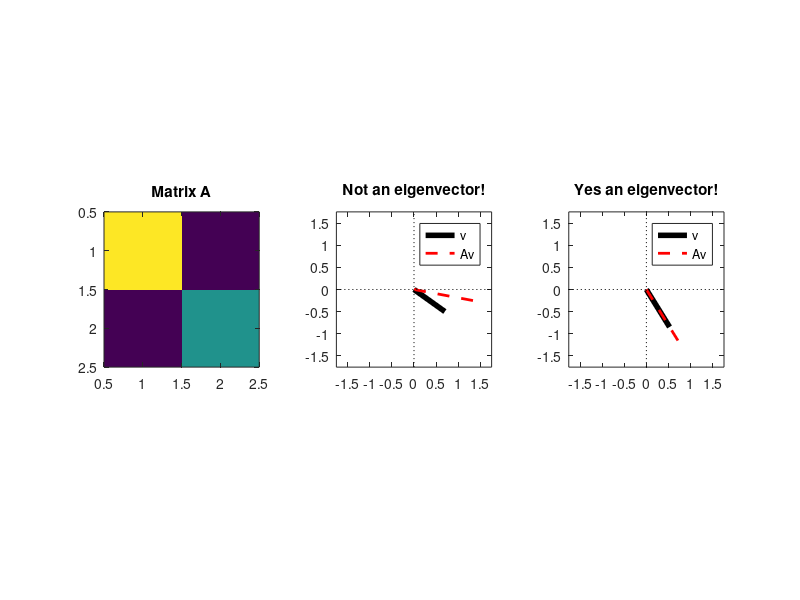
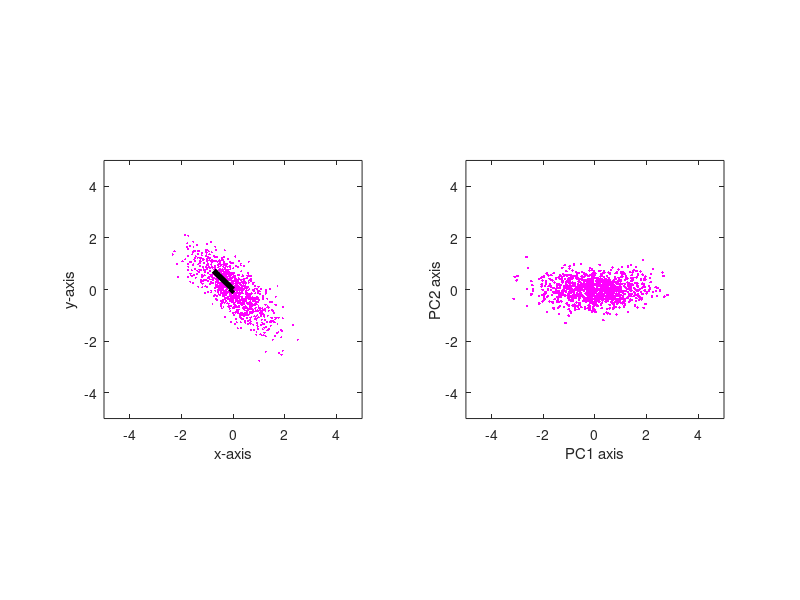
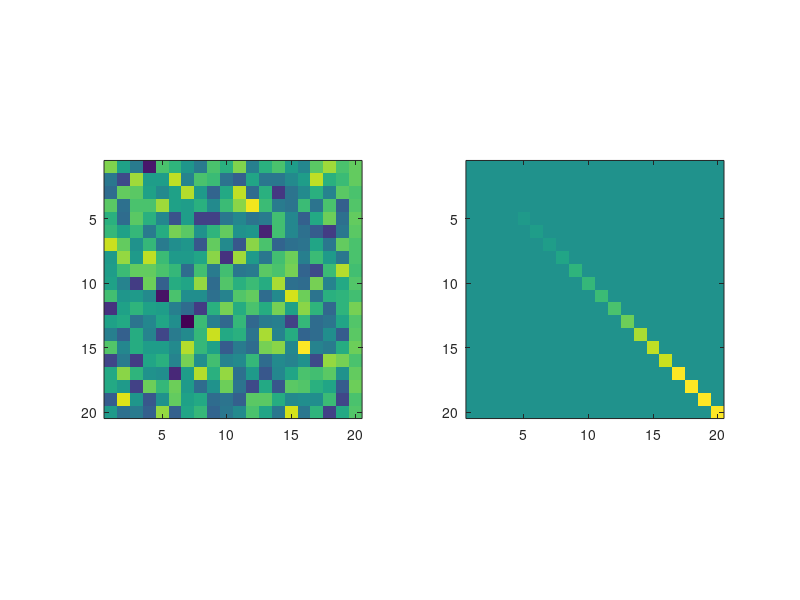

Write the MATLAB code that produced these figures, in order. (Note: this script raises an error after producing the figures.)
%% mikexcohen.com

%% eigendecomposition

A = [3 1; 1 2];
[eigvecs,eigvals] = eig(A);

% define vectors
v1 = [.7 -.5]';
v2 = eigvecs(:,1);

% matrix-vector multiplication
v1A = A*v1;
v2A = A*v2;

% maximum value for plotting
xval = max([ abs(v1A); abs(v2A) ])*1.1;


figure(1), clf

subplot(131)
imagesc(A), axis square
title('Matrix A')


subplot(132)
plot([0 v1(1)],[0 v1(2)],'k','linew',4)
hold on
plot([0 v1A(1)],[0 v1A(2)],'r--','linew',2)
axis square, axis([-xval xval -xval xval])
plot(get(gca,'xlim'),[0 0],'k:')
plot([0 0],get(gca,'ylim'),'k:')
legend({'v';'Av'})
title('Not an eigenvector!')



subplot(133)
plot([0 v2(1)],[0 v2(2)],'k','linew',4)
hold on
plot([0 v2A(1)],[0 v2A(2)],'r--','linew',2)
axis square, axis([-xval xval -xval xval])
plot(get(gca,'xlim'),[0 0],'k:')
plot([0 0],get(gca,'ylim'),'k:')
legend({'v';'Av'})
title('Yes an eigenvector!')

%% PCA on simulated data

% data
x = [ 1*randn(1000,1) .4*randn(1000,1) ];

% rotation matrix
th = pi/4;
R1 = [ cos(th) -sin(th);
       sin(th)  cos(th) ];

% rotate data
y = x*R1;

% PCA of y (correlated data)
y = bsxfun(@minus,y,mean(y,1));
covmat = (y'*y) / length(y);
[evecsY,evalsY] = eig(covmat);


figure(2), clf
subplot(121)
plot(y(:,1),y(:,2),'m.','markersize',5)
set(gca,'xlim',[-5 5],'ylim',[-5 5])
hold on
plot(evalsY(1,1)*[0 evecsY(1,1)],evalsY(1,1)*[0 evecsY(2,1)],'k','linew',4)
plot(evalsY(2,2)*[0 evecsY(1,2)],evalsY(2,2)*[0 evecsY(2,2)],'k','linew',4)
xlabel('x-axis'), ylabel('y-axis')
axis square

% compute component scores
pc1 = y*evecsY(:,1);
pc2 = y*evecsY(:,2);

subplot(122)
plot(pc2,pc1,'m.')
set(gca,'xlim',[-5 5],'ylim',[-5 5])
xlabel('PC1 axis'), ylabel('PC2 axis')
axis square

%% vectors vs. values

x = rand(20);
covmat = (x'*x) / length(x);
[evecsX,evalsX] = eig(covmat);

figure(3), clf
subplot(121)
imagesc(evecsX)
axis square

subplot(122)
imagesc(evalsX)
set(gca,'clim',[-.2 .2])
axis square

%% PCA on EEG data

load sampleEEGdata

% compute ERP
erp = squeeze(mean(EEG.data,3));

% subtract mean and compute covariance
erp      = bsxfun(@minus,erp,mean(erp,2));
covarERP = (erp*erp')./(EEG.pnts-1);

figure(4), clf
subplot(121)
imagesc(covarERP)
axis square
set(gca,'xticklabel',{EEG.chanlocs(get(gca,'xtick')).labels},'yticklabel',{EEG.chanlocs(get(gca,'ytick')).labels},'clim',[-1 5])
title('Covariance of ERP')


% average single-trial covariances
subplot(122)
covarST = zeros(EEG.nbchan);
% note that the covariance of each trial is computed separately, then averaged
for i=1:EEG.trials
    eeg     = bsxfun(@minus,squeeze(EEG.data(:,:,i)),squeeze(mean(EEG.data(:,:,i),2)));
    covarST = covarST + (eeg*eeg')./(EEG.pnts-1);
end
covarST = covarST./i;
imagesc(covarST)
axis square
set(gca,'xticklabel',{EEG.chanlocs(get(gca,'xtick')).labels},'yticklabel',{EEG.chanlocs(get(gca,'ytick')).labels},'clim',[20 150])
title('Average covariance of single-trial EEG')

%%

% PCA of ERP
[evecsERP,evalsERP] = eig(covarERP);
[evecsST ,evalsST]  = eig(covarST);

figure(5), clf
subplot(221)
topoplot(evecsERP(:,end),EEG.chanlocs,'maplimits',[0 .2]);
title('PCA of ERP, 1^s^t component')

subplot(222)
topoplot(evecsST(:,end),EEG.chanlocs,'maplimits',[0 .2]);
title('PCA of EEG, 1^s^t component')

%% now get time courses

% for ERP
erpV1 = erp'*evecsERP(:,end);

% for EEG
eeg   = reshape(EEG.data,EEG.nbchan,[]);
eegV1 = eeg'*evecsST(:,end);
eegV1 = reshape(eegV1',EEG.pnts,EEG.trials);
eegV1 = mean(eegV1,2);

subplot(223)
plot(EEG.times,erpV1,'linew',2)
set(gca,'xlim',[-200 1200],'ylim',[-50 50])

subplot(224)
plot(EEG.times,eegV1,'linew',2)
set(gca,'xlim',[-200 1200],'ylim',[-50 50])

%%


%% ICA vs. PCA

% generate data

% data
x = [ 1*randn(1000,1) .05*randn(1000,1) ];

% rotation matrix
th = -pi/6;
R1 = [ cos(th) -sin(th); sin(th) cos(th) ];
th = -pi/3;
R2 = [ cos(th) -sin(th); sin(th) cos(th) ];

% rotate data
y = [ x*R1 ; x*R2 ];


figure(6), clf
subplot(221)
plot(y(:,1),y(:,2),'o')

datarange = max(y(:))*1.2;
set(gca,'xlim',[-datarange datarange],'ylim',[-datarange datarange])
xlabel('X axis'), ylabel('Y axis')
axis square
title('Data in XY space')


% now PCA
y = bsxfun(@minus,y,mean(y,1));
covmat = (y'*y) / length(y);
[evecsY,evalsY] = eig(covmat);

hold on
plot(evalsY(1,1)*[0 evecsY(1,1)],evalsY(1,1)*[0 evecsY(2,1)],'r','linew',4)
plot(evalsY(2,2)*[0 evecsY(1,2)],evalsY(2,2)*[0 evecsY(2,2)],'r','linew',4)


subplot(222)
pc1 = y*evecsY(:,1);
pc2 = y*evecsY(:,2);

plot(pc2,pc1,'ms')
datarange = max([pc1(:); pc2(:)])*1.2;
set(gca,'xlim',[-datarange datarange],'ylim',[-datarange datarange])
xlabel('PC1 axis'), ylabel('PC2 axis')
axis square
title('Data in PC space')





% now ICA
subplot(223)
plot(y(:,1),y(:,2),'o')
datarange = max(y(:))*1.2;
set(gca,'xlim',[-datarange datarange],'ylim',[-datarange datarange])

ivecs = jader(y');
hold on
plot([0 ivecs(1,1)],[0 ivecs(2,1)],'r','linew',4)
plot([0 ivecs(1,2)],[0 ivecs(2,2)],'r','linew',4)
xlabel('X axis'), ylabel('Y axis')
axis square
title('Data in XY space')



subplot(224)
ic_scores = ivecs*y';
plot(ic_scores(1,:),ic_scores(2,:),'ms')
datarange = max(ic_scores(:))*1.2;
set(gca,'xlim',[-datarange datarange],'ylim',[-datarange datarange])
xlabel('IC1 axis'), ylabel('IC2 axis')
axis square
title('Data in IC space')


%%


